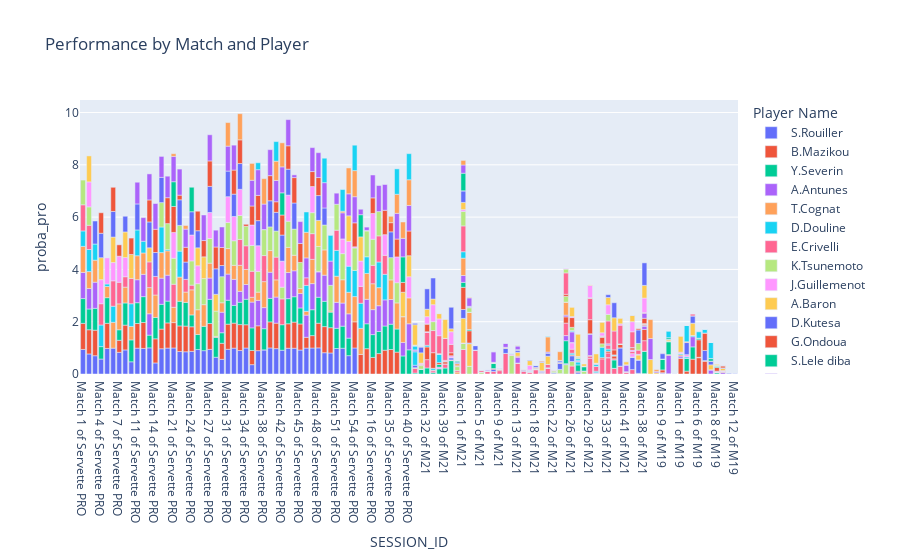

The notebook cell this image was saved under:
### Code cell
import plotly.express as px
import pandas as pd

# Créer le bar plot avec Plotly Express 
# sorting par proba_pro
fig = px.bar(
    data,
    x='SESSION_ID',
    y='proba_pro',
    color='PLAYER_NAME',
    labels={
        'performance': 'Performance',
        'MATCH_ID': 'Match ID',
        'PLAYER_NAME': 'Player Name'
    },
    title='Performance by Match and Player'
)

fig.show()
